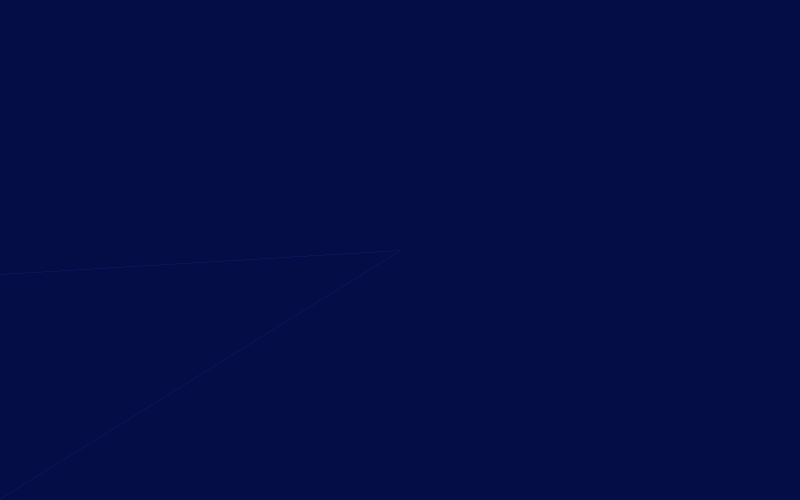
Frame 1 (no input)
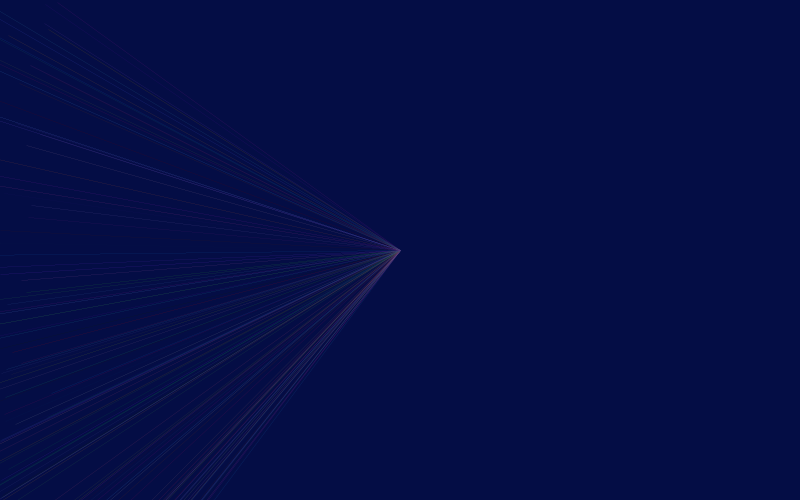
Frame 60 (the mouse pressed at the canvas centre just before this capture)
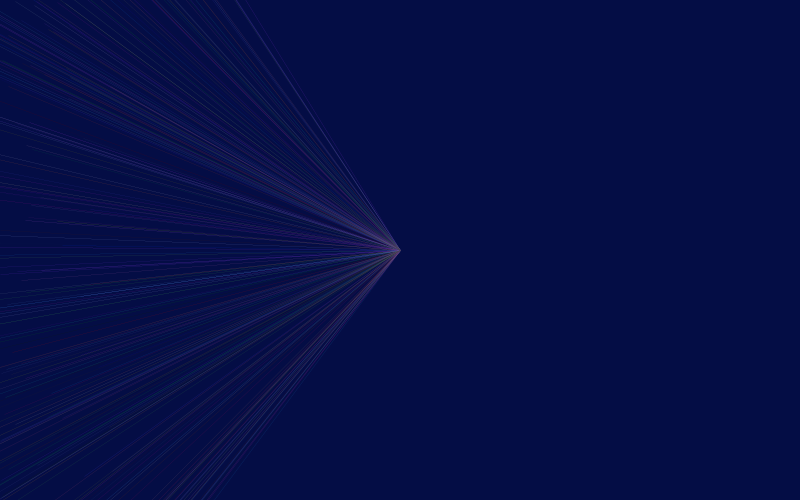
Frame 120 (the mouse held since frame 60 and released just before this capture)

The Processing sketch that drew these frames (run headless with seeded random() and noise(); from frame 60 on, the mouse is pressed at the canvas centre):

// Processing sketch: processing_156043
// ── processing_156043.pde

void setup(){
size(800,500);
background(4, 13, 69);
}

void draw(){
  float aaa = map(sin(frameCount*0.05), -0.5, 0.5, 0, height);
                               
  float bbb = map(cos(frameCount*0.05), -1, 1, 0, height);
  
  float ccc = map(cos(frameCount), -1, 1, -frameCount, frameCount);


  println(aaa);
  strokeWeight(0.05);

  stroke(random(158), random(140), random(212));
  line (ccc, aaa, 400, 250);
  line (-ccc, bbb, 400, 250);
  
  }
